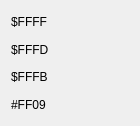
<?xml version="1.0" encoding="UTF-8"?>
<ui version="4.0">
 <class>StackWidget</class>
 <widget class="QWidget" name="StackWidget">
  <property name="geometry">
   <rect>
    <x>0</x>
    <y>0</y>
    <width>140</width>
    <height>126</height>
   </rect>
  </property>
  <property name="minimumSize">
   <size>
    <width>140</width>
    <height>126</height>
   </size>
  </property>
  <property name="windowTitle">
   <string>Form</string>
  </property>
  <layout class="QVBoxLayout" name="verticalLayout_2">
   <item>
    <layout class="QHBoxLayout" name="horizontalLayout">
     <item>
      <widget class="QClickableLabel" name="sp0Value">
       <property name="text">
        <string>$FFFF</string>
       </property>
      </widget>
     </item>
    </layout>
   </item>
   <item>
    <layout class="QHBoxLayout" name="horizontalLayout_2">
     <item>
      <widget class="QClickableLabel" name="sp1Value">
       <property name="text">
        <string>$FFFD</string>
       </property>
      </widget>
     </item>
    </layout>
   </item>
   <item>
    <layout class="QHBoxLayout" name="horizontalLayout_3">
     <item>
      <widget class="QClickableLabel" name="sp2Value">
       <property name="text">
        <string>$FFFB</string>
       </property>
      </widget>
     </item>
    </layout>
   </item>
   <item>
    <layout class="QHBoxLayout" name="horizontalLayout_4">
     <item>
      <widget class="QClickableLabel" name="sp3Value">
       <property name="text">
        <string>#FF09</string>
       </property>
      </widget>
     </item>
    </layout>
   </item>
  </layout>
 </widget>
 <customwidgets>
  <customwidget>
   <class>QClickableLabel</class>
   <extends>QLabel</extends>
   <header>common/widgets/qclickablelabel.h</header>
  </customwidget>
 </customwidgets>
 <resources/>
 <connections/>
</ui>
